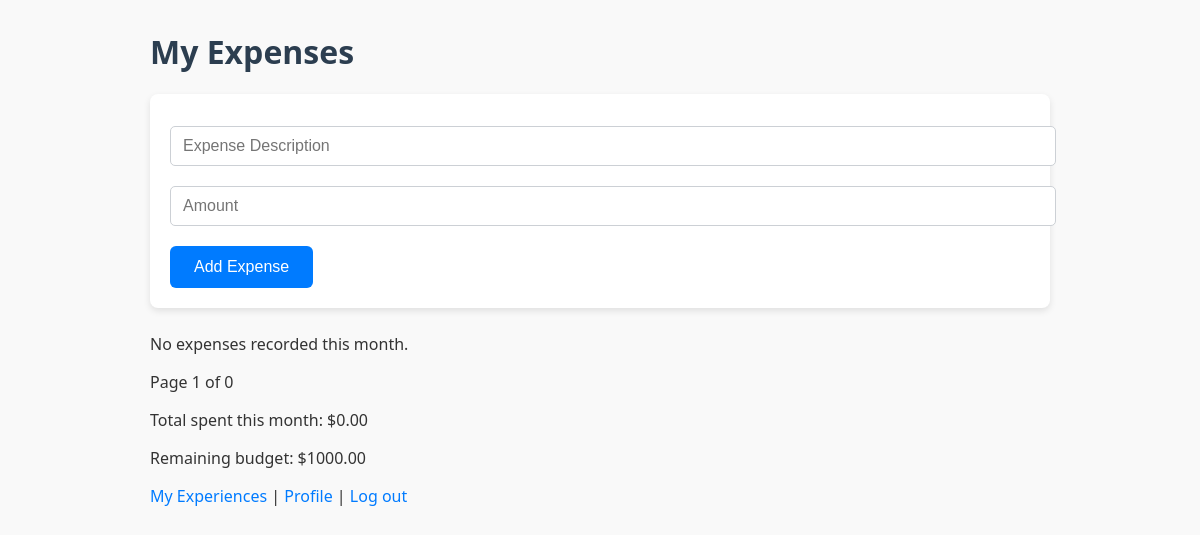
Page / (signed in) on the earlier database version.
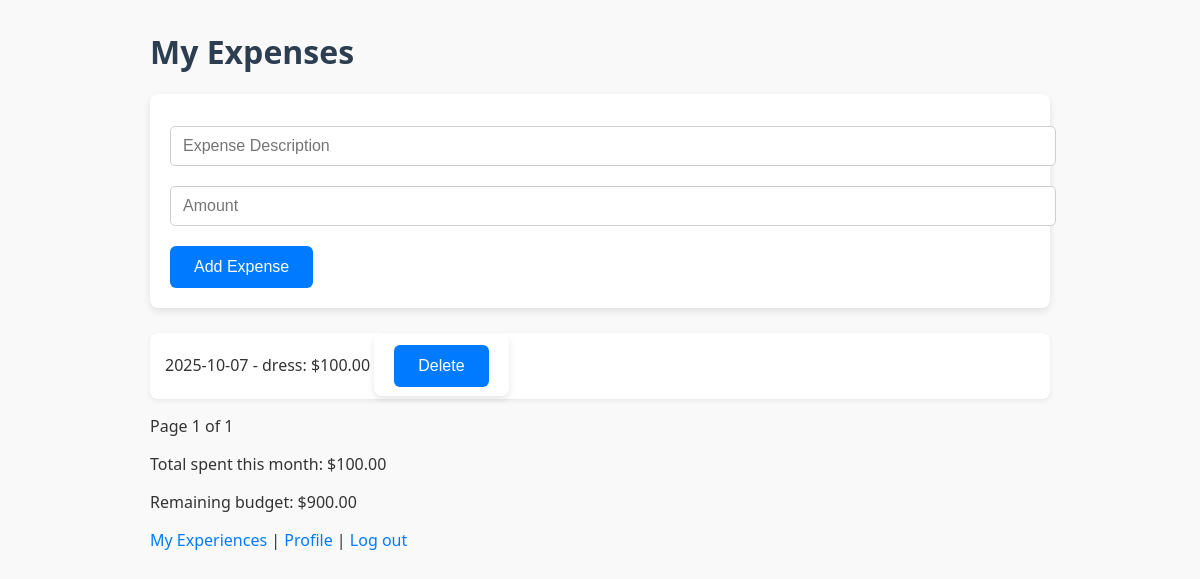
Same page on the later database version.
### app.py (models this page shows)
class Expense(db.Model):
    id = db.Column(db.Integer, primary_key=True)
    description = db.Column(db.String(100))
    amount = db.Column(db.Float)
    date = db.Column(db.Date)
    user_id = db.Column(db.Integer, db.ForeignKey('user.id'), nullable=False)

### app.py (the view)
@app.route('/')
@login_required
def home():
    page = request.args.get('page', 1, type=int)
    per_page = 5
    today = datetime.date.today()
    pagination = Expense.query.filter(
        Expense.user_id == current_user.id,
        Expense.date >= datetime.date(today.year, today.month, 1)
    ).paginate(page=page, per_page=per_page)
    total_spent = sum(e.amount for e in pagination.items)
    budget = 1000
    remaining_budget = budget - total_spent
    return render_template('home.html',
                           expenses=pagination.items,
                           pagination=pagination,
                           total_spent=total_spent,
                           remaining_budget=remaining_budget)

### app.py (called while the page is built)
@login_manager.user_loader
def load_user(user_id):
    return User.query.get(int(user_id))

### templates/home.html (shortened to what this page needs)
<!DOCTYPE html>
<html>
<head>
    <link rel="stylesheet" href="{{ url_for('static', filename='styles.css') }}">
</head>
<body>
    <h1>My Expenses</h1>
    <form action="{{ url_for('add_expense') }}" method="post">
        <input type="text" name="description" placeholder="Expense Description" required>
        <input type="number" step="0.01" min="0" name="amount" placeholder="Amount" required>
        <button type="submit">Add Expense</button>
    </form>
    {% if expenses %}
      <ul>
        {% for expense in expenses %}
          <li>
            {{ expense.date.strftime('%Y-%m-%d') }} -
            {{ expense.description }}: ${{ '%.2f'|format(expense.amount) }}
            <form action="{{ url_for('delete_expense', id=expense.id) }}" method="post" style="display:inline;">
                <button type="submit" onclick="return confirm('Delete this expense?')">Delete</button>
            </form>
          </li>
        {% endfor %}
      </ul>
    {% else %}
      <p>No expenses recorded this month.</p>
    {% endif %}
    <div>
        <span>Page {{ pagination.page }} of {{ pagination.pages }}</span>
    </div>
    <p>Total spent this month: ${{ '%.2f'|format(total_spent) }}</p>
    <p>Remaining budget: ${{ '%.2f'|format(remaining_budget) }}</p>
    <p><a href="{{ url_for('experiences') }}">My Experiences</a> | <a href="{{ url_for('profile') }}">Profile</a> | <a href="{{ url_for('logout') }}">Log out</a></p>
</body>
</html>

Differences in the rows shown:
added Expense: date "2025-10-07", description "dress", amount "100.00"
Other differences:
{{ pagination.pages }}: "0" → "1"
{{ '%.2f'|format(total_spent) }}: "0.00" → "100.00"
{{ '%.2f'|format(remaining_budget) }}: "1000.00" → "900.00"
text no longer shown: "No expenses recorded this month."
